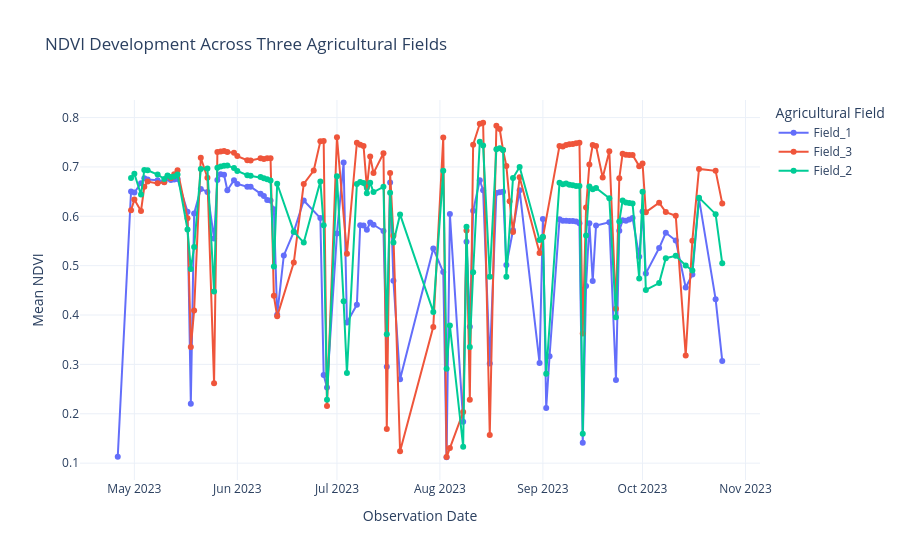

Write notebook code for a chart like this one.
### Code cell
import pandas as pd
import plotly.express as px

# Load the merged dataset
df = pd.read_csv("Analysis_PlanetScope_Sandbox_All - All data.csv")

# Convert date column
df["date"] = pd.to_datetime(df["date"])

# Sort observations
df = df.sort_values("date")

# Create interactive time-series chart
fig = px.line(
    df,
    x="date",
    y="mean",
    color="field_id",
    markers=True,
    title="NDVI Development Across Three Agricultural Fields",
    labels={
        "date": "Observation Date",
        "mean": "Mean NDVI",
        "field_id": "Agricultural Field"
    }
)

fig.update_layout(
    hovermode="x unified",
    template="plotly_white"
)

fig.show()
